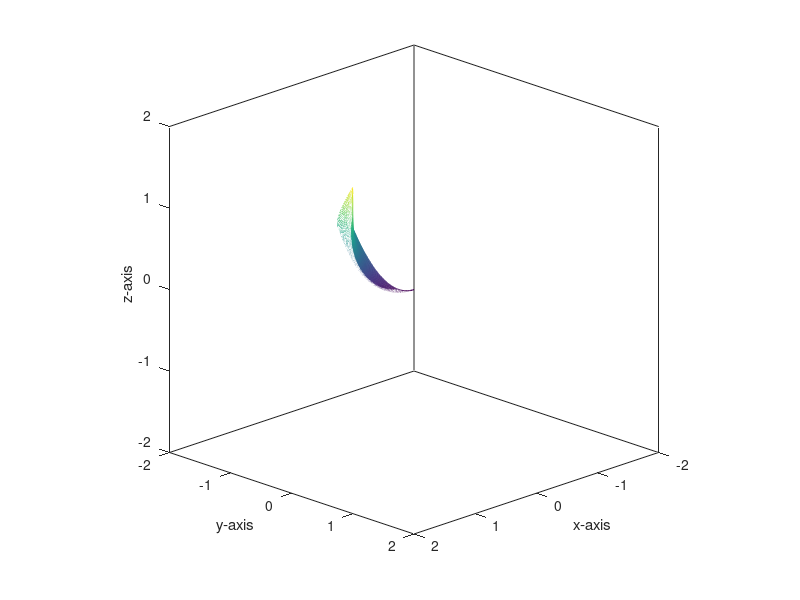

Source code (MATLAB):
uv = linspace(0,1);
vv = linspace(0,1);
[u,v] = meshgrid(uv,vv);
x = u + v;
y = u.*v.*v;
z = u.*u + v.*v;

fig = figure('visible','off');
  hold on;
  mesh(x,y,z);
  axis equal;
  box on;
  xlabel('x-axis')
  ylabel('y-axis')
  zlabel('z-axis')
  xlim([-2,2]);
  ylim([-2,2]);
  zlim([-2,2]);
  view([1,1,0.5]);
  
print(fig, 'b42-a10-5d','-dpng');

